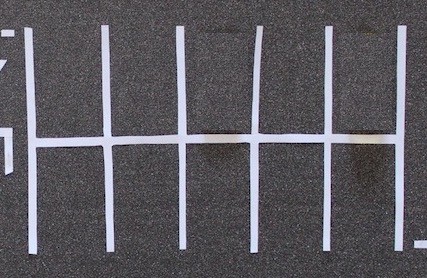
#> input picture images/_img_1389_crop_empty.jpg, 427 x 278 px; its folder holds only this picture in this run
$ python -i parkingspotdetector_capture.py   (imports and definitions only)
#> lines starting #> are read from the running program, lines starting #| are printed output that depends on the picture; after the words box and inside, x2 and y2 are one past the last pixel; in counts of white or black regions, pixels touching at a corner belong together
import cv2
import numpy as np
import random

from shapely.geometry import Polygon

from globals.constants import PS_MIN_BLOCK_AREA, COLORS
import helpers.geometry as geometry

class ParkingSpotDetector:
	def __init__(self):
		pass

	def detect(self, image_path, levels = 3):
#> called with image_path = '../../../images/_img_1389_crop_empty.jpg', levels = 3
		image = cv2.imread(image_path)
#> image is the input picture: shape (278, 427, 3); mean B, G, R 96.5, 90.5, 92.7

		# Grayscale
		img = cv2.cvtColor(image, cv2.COLOR_BGR2GRAY)
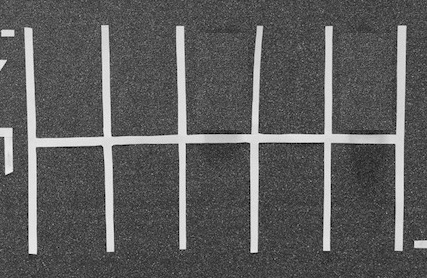
#> img: shape (278, 427); min 1, max 240, mean 91.8

		# [8 lines of commented-out code are left out]
		blur = cv2.medianBlur(img, 5)
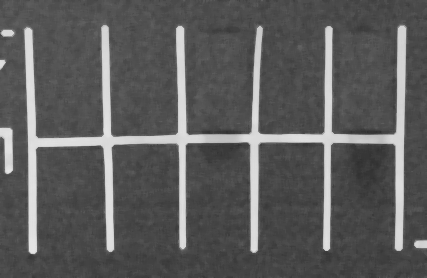
#> blur: shape (278, 427); min 47, max 230, mean 91.7

		# Otsu's thresolding (thresold, image)
		thresold, thresolded = cv2.threshold(blur, 0, 255, cv2.THRESH_BINARY + cv2.THRESH_OTSU)
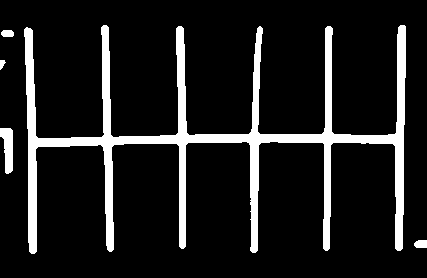
#> thresolded: shape (278, 427); 11.9% white; 5 white regions, box (x1, y1, x2, y2) and area: (24, 25, 406, 254) 13465, (0, 128, 13, 174) 420, (414, 240, 427, 248) 94, (1, 30, 14, 37) 81, (0, 60, 6, 70) 38
#> thresold = 142

		# Canny Edge Detection
		min_thresold = thresold
#> min_thresold = 142
		max_thresold = 2 * min_thresold
#> max_thresold = 284
		edges = cv2.Canny(thresolded, min_thresold, max_thresold)
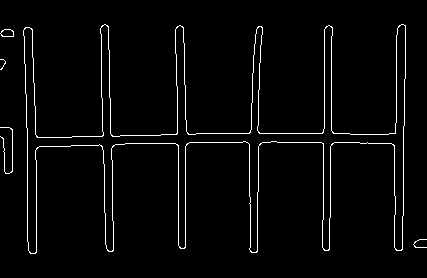
#> edges: shape (278, 427); 3% white in thin lines or dots, all inside (x1, y1, x2, y2) = (0, 24, 427, 254)

		# Find contours
		(cnts, hierarchy) = cv2.findContours(thresolded, cv2.RETR_LIST, cv2.CHAIN_APPROX_SIMPLE)
#> cnts = 5 contours; box (x1, y1, x2, y2) and area: (24, 25, 406, 254) 11834, (0, 128, 13, 174) 367, (414, 240, 427, 248) 76, (1, 30, 14, 37) 66, (0, 60, 6, 70) 26

		# Draw contours
		#result = image.copy()
		result = np.zeros((img.shape[0], img.shape[1], 3), dtype="uint8")
		#cv2.drawContours(result, cnts, -1, (0,0,255), 2, cv2.LINE_AA)


		approx_ctns = []
		for i, cnt in enumerate(cnts):
			perimeter = cv2.arcLength(cnt, True)
			area = cv2.contourArea(cnt)

			if area > PS_MIN_BLOCK_AREA:
				approx = cv2.approxPolyDP(cnt, 0.005 * perimeter, True)
				approx_ctns.append(approx)
				cv2.drawContours(result, [approx], -1, COLORS[i], 2, cv2.LINE_AA)
#> this loop made 5 passes
#> (perimeter, area) on passes 1 to 5: (35.07, 76.5), (109, 367), (24.49, 26), (31.9, 65.5), (3335.1, 11833.5)
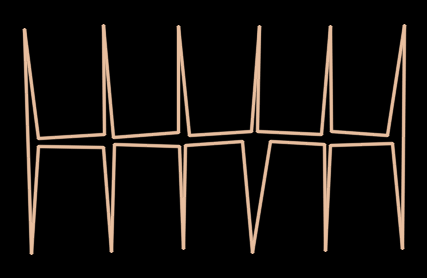
#> result: shape (278, 427, 3); mean of channels 0, 1, 2 13.6, 16.3, 19.8; drawn as B, G, R
#> after the loop, approx_ctns = 1 contour; box (x1, y1, x2, y2) and area: (24, 25, 405, 254) 11078


		index = [2,3]
		approx_ctns = np.delete(approx_ctns, index)
#> approx_ctns = 62 values, max 404 at index 32, min 24 at index 0, mean 179.1

		simple_ctns = []
		for cnt in approx_ctns:
			cnt = np.asarray(list(map(lambda x: x[0], cnt)))
			simple_ctns.append(geometry.simplify_contour(cnt))
#> this loop made 1 pass
#> cnt on pass 1: 24
#> after the loop, simple_ctns = []

			#for point in geometry.simplify_contour(cnt):
			#	cv2.circle(result, tuple(point), 3, (0,255,0), -1)


		# Contour sort and group by level (image top and left)
		leveled_cnts = []

		for i, cnt in enumerate(simple_ctns):
			levels = 3 if (i == 2 or i == 3) else 2
			points_per_level = int(len(cnt) / levels) # Points per level on parking lines

			# Sort points top to bottom and left to right
			lexsorted_index = np.lexsort((cnt[:, 0], cnt[:, 1]))	# Return index sorted
			points = cnt[lexsorted_index]			# Generate array ofsorted point

			# Interpreting sorted varray elements
			points = points.reshape((levels, points_per_level, 2))    # Reshape x points (two component (x, y)) per level

			# Reorder points in groups (left to right)
			for i, p in enumerate(points):
				lexsorted_index = np.lexsort((p[:, 1], p[:, 0]))
				points[i] = points[i, lexsorted_index]

			leveled_cnts.append(points)

		parking_slots = np.array([])

		for k, cnts in enumerate(leveled_cnts):
			for i, cnt in enumerate(cnts):
				for j, point in enumerate(cnt):
					points_per_level = len(cnt) # Points per level on parking lines
					levels = 3 if (k == 2 or k == 3) else 2
					if i < (levels - 1) and j < (points_per_level - 1):
						points = np.append(cnts[i, j:j+2], np.flip(cnts[i+1, j:j+2], axis=0), 0)
						points = np.array([points])

						parking_slots = points if parking_slots.size == 0 else np.append(parking_slots, points, 0)

		i = 0
		for ps in parking_slots:
			color = random.uniform(0, 255),random.uniform(0, 255),random.uniform(0, 255)
			for p in ps:
				cv2.circle(result, tuple(p), 3, (0,0,255), -1)
			font = cv2.FONT_HERSHEY_SIMPLEX
			p = geometry.medium_point(ps)
			cv2.putText(result,str(i), tuple(p - 10), font, 0.5,(255,255,255),2,cv2.LINE_AA)
			i += 1
			poly = Polygon(ps)
			# [4 lines of commented-out code are left out]
			real_area = round(poly.area * 0.9555, 2)
			real_length = round(poly.length * 0.9775, 2)
			print(str(real_area).replace('.', ','))

			#cv2.fillPoly(result, np.int_([ps]), color)

		alpha = 0.7  # Transparency factor.
		# [12 lines of commented-out code are left out]
		cv2.imshow("Result", result)

		cv2.waitKey()

		return parking_slots

#> (the run stopped early here; a loop or call above may not have finished)

$ run again, on images/img_1389_crop_2.jpg
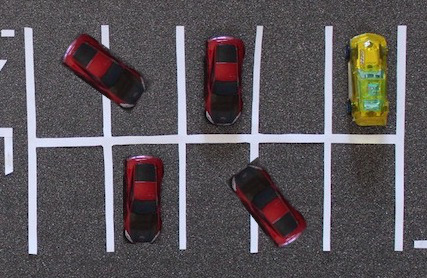
#> input picture images/img_1389_crop_2.jpg, 427 x 278 px
#> in detect, image is the input picture: shape (278, 427, 3); mean B, G, R 88.6, 85, 90.6
#> in detect, `thresold, thresolded = cv2.threshold(blur, 0, 255, cv2.THRESH_BINARY +..`:
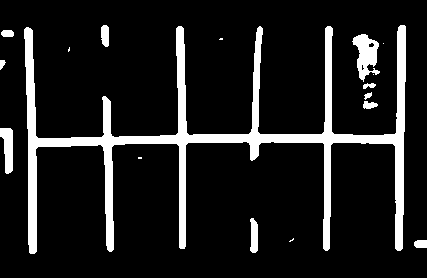
#> thresolded: shape (278, 427); 12% white; 17 white regions (6 under 20 px), largest, box (x1, y1, x2, y2) and area: (24, 25, 406, 254) 12254, (352, 34, 380, 82) 729, (0, 128, 13, 174) 422
#> thresold = 137
#> max_thresold = 274
#> edges: shape (278, 427); 3.1% white in thin lines or dots, all inside (x1, y1, x2, y2) = (0, 24, 427, 254)
#> cnts = 19 contours, 7 with area under 20; largest, box (x1, y1, x2, y2) and area: (24, 25, 406, 254) 10785, (352, 34, 380, 82) 678, (0, 128, 13, 174) 369, (250, 218, 258, 253) 196, (101, 25, 109, 47) 130
#> the loop in detect, `for i, cnt in enumerate(cnts):` made 19 passes
#> (perimeter, area) on passes 1, 3, 5, 6, 7, 8, 11, 14: (35.66, 79), (77.56, 195.5), (108.1, 369), (39.56, 66.5), (24.14, 25), (32.97, 36), (24.49, 27), (17.9, 22.5)
#> after the loop in detect, `for i, cnt in enumerate(cnts):`:
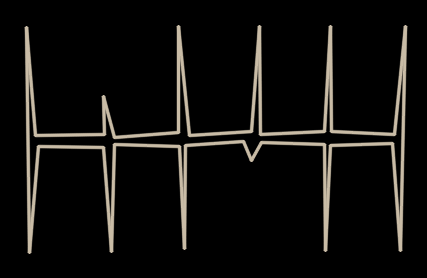
#> result: shape (278, 427, 3); mean of channels 0, 1, 2 12.7, 14.4, 15.4; drawn as B, G, R
#> after the loop in detect, `for i, cnt in enumerate(cnts):`: approx_ctns = 1 contour; box (x1, y1, x2, y2) and area: (26, 26, 406, 253) 9034
#> in detect, `approx_ctns = np.delete(approx_ctns, index)`: approx_ctns = 62 values, max 405 at index 0, min 26 at index 1, mean 174.8
#> the loop in detect, `for cnt in approx_ctns:` made 1 pass
#> cnt on pass 1: 405
#> after the loop in detect, `for cnt in approx_ctns:`: simple_ctns = []
